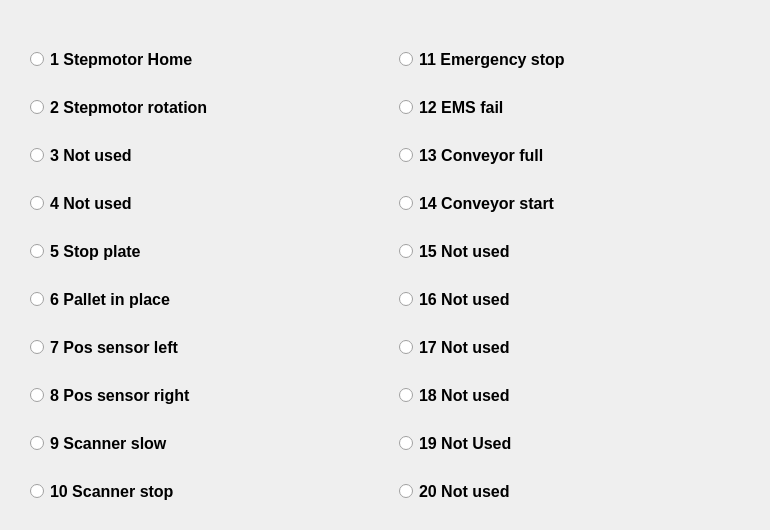
    <widget class="QWidget" name="tab">
     <attribute name="title">
      <string>Inputs</string>
     </attribute>
     <widget class="QWidget" name="layoutWidget">
      <property name="geometry">
       <rect>
        <x>30</x>
        <y>30</y>
        <width>731</width>
        <height>491</height>
       </rect>
      </property>
      <layout class="QGridLayout" name="gridLayout">
       <item row="6" column="1">
        <widget class="QRadioButton" name="radioButton_16">
         <property name="font">
          <font>
           <pointsize>12</pointsize>
           <weight>75</weight>
           <italic>false</italic>
           <bold>true</bold>
           <kerning>true</kerning>
          </font>
         </property>
         <property name="text">
          <string>16 Not used</string>
         </property>
         <property name="iconSize">
          <size>
           <width>24</width>
           <height>24</height>
          </size>
         </property>
        </widget>
       </item>
       <item row="2" column="0">
        <widget class="QRadioButton" name="radioButton_2">
         <property name="font">
          <font>
           <pointsize>12</pointsize>
           <weight>75</weight>
           <italic>false</italic>
           <bold>true</bold>
           <kerning>true</kerning>
          </font>
         </property>
         <property name="text">
          <string>2 Stepmotor rotation</string>
         </property>
         <property name="iconSize">
          <size>
           <width>24</width>
           <height>24</height>
          </size>
         </property>
        </widget>
       </item>
       <item row="3" column="0">
        <widget class="QRadioButton" name="radioButton_3">
         <property name="font">
          <font>
           <pointsize>12</pointsize>
           <weight>75</weight>
           <italic>false</italic>
           <bold>true</bold>
           <kerning>true</kerning>
          </font>
         </property>
         <property name="text">
          <string>3 Not used</string>
         </property>
         <property name="iconSize">
          <size>
           <width>24</width>
           <height>24</height>
          </size>
         </property>
        </widget>
       </item>
       <item row="4" column="1">
        <widget class="QRadioButton" name="radioButton_14">
         <property name="font">
          <font>
           <pointsize>12</pointsize>
           <weight>75</weight>
           <italic>false</italic>
           <bold>true</bold>
           <kerning>true</kerning>
          </font>
         </property>
         <property name="text">
          <string>14 Conveyor start</string>
         </property>
         <property name="iconSize">
          <size>
           <width>24</width>
           <height>24</height>
          </size>
         </property>
        </widget>
       </item>
       <item row="10" column="1">
        <widget class="QRadioButton" name="radioButton_19">
         <property name="font">
          <font>
           <pointsize>12</pointsize>
           <weight>75</weight>
           <italic>false</italic>
           <bold>true</bold>
           <kerning>true</kerning>
          </font>
         </property>
         <property name="text">
          <string>19 Not Used</string>
         </property>
         <property name="iconSize">
          <size>
           <width>24</width>
           <height>24</height>
          </size>
         </property>
        </widget>
       </item>
       <item row="5" column="1">
        <widget class="QRadioButton" name="radioButton_15">
         <property name="font">
          <font>
           <pointsize>12</pointsize>
           <weight>75</weight>
           <italic>false</italic>
           <bold>true</bold>
           <kerning>true</kerning>
          </font>
         </property>
         <property name="text">
          <string>15 Not used</string>
         </property>
         <property name="iconSize">
          <size>
           <width>24</width>
           <height>24</height>
          </size>
         </property>
        </widget>
       </item>
       <item row="8" column="1">
        <widget class="QRadioButton" name="radioButton_18">
         <property name="font">
          <font>
           <pointsize>12</pointsize>
           <weight>75</weight>
           <italic>false</italic>
           <bold>true</bold>
           <kerning>true</kerning>
          </font>
         </property>
         <property name="text">
          <string>18 Not used</string>
         </property>
         <property name="iconSize">
          <size>
           <width>24</width>
           <height>24</height>
          </size>
         </property>
        </widget>
       </item>
       <item row="2" column="1">
        <widget class="QRadioButton" name="radioButton_12">
         <property name="font">
          <font>
           <pointsize>12</pointsize>
           <weight>75</weight>
           <italic>false</italic>
           <bold>true</bold>
           <kerning>true</kerning>
          </font>
         </property>
         <property name="text">
          <string>12 EMS fail</string>
         </property>
         <property name="iconSize">
          <size>
           <width>24</width>
           <height>24</height>
          </size>
         </property>
        </widget>
       </item>
       <item row="3" column="1">
        <widget class="QRadioButton" name="radioButton_13">
         <property name="font">
          <font>
           <pointsize>12</pointsize>
           <weight>75</weight>
           <italic>false</italic>
           <bold>true</bold>
           <kerning>true</kerning>
          </font>
         </property>
         <property name="text">
          <string>13 Conveyor full</string>
         </property>
         <property name="iconSize">
          <size>
           <width>24</width>
           <height>24</height>
          </size>
         </property>
        </widget>
       </item>
       <item row="0" column="1">
        <widget class="QRadioButton" name="radioButton_11">
         <property name="font">
          <font>
           <pointsize>12</pointsize>
           <weight>75</weight>
           <italic>false</italic>
           <bold>true</bold>
           <kerning>true</kerning>
          </font>
         </property>
         <property name="text">
          <string>11 Emergency stop</string>
         </property>
         <property name="iconSize">
          <size>
           <width>24</width>
           <height>24</height>
          </size>
         </property>
        </widget>
       </item>
       <item row="7" column="1">
        <widget class="QRadioButton" name="radioButton_17">
         <property name="font">
          <font>
           <pointsize>12</pointsize>
           <weight>75</weight>
           <italic>false</italic>
           <bold>true</bold>
           <kerning>true</kerning>
          </font>
         </property>
         <property name="text">
          <string>17 Not used</string>
         </property>
         <property name="iconSize">
          <size>
           <width>24</width>
           <height>24</height>
          </size>
         </property>
        </widget>
       </item>
       <item row="4" column="0">
        <widget class="QRadioButton" name="radioButton_4">
         <property name="font">
          <font>
           <pointsize>12</pointsize>
           <weight>75</weight>
           <italic>false</italic>
           <bold>true</bold>
           <kerning>true</kerning>
          </font>
         </property>
         <property name="text">
          <string>4 Not used</string>
         </property>
         <property name="iconSize">
          <size>
           <width>24</width>
           <height>24</height>
          </size>
         </property>
        </widget>
       </item>
       <item row="0" column="0">
        <widget class="QRadioButton" name="radioButton_1">
         <property name="font">
          <font>
           <pointsize>12</pointsize>
           <weight>75</weight>
           <italic>false</italic>
           <bold>true</bold>
           <kerning>true</kerning>
          </font>
         </property>
         <property name="text">
          <string>1 Stepmotor Home</string>
         </property>
         <property name="iconSize">
          <size>
           <width>24</width>
           <height>24</height>
          </size>
         </property>
        </widget>
       </item>
       <item row="11" column="1">
        <widget class="QRadioButton" name="radioButton_20">
         <property name="font">
          <font>
           <pointsize>12</pointsize>
           <weight>75</weight>
           <italic>false</italic>
           <bold>true</bold>
           <kerning>true</kerning>
          </font>
         </property>
         <property name="text">
          <string>20 Not used</string>
         </property>
         <property name="iconSize">
          <size>
           <width>24</width>
           <height>24</height>
          </size>
         </property>
        </widget>
       </item>
       <item row="5" column="0">
        <widget class="QRadioButton" name="radioButton_5">
         <property name="font">
          <font>
           <pointsize>12</pointsize>
           <weight>75</weight>
           <italic>false</italic>
           <bold>true</bold>
           <kerning>true</kerning>
          </font>
         </property>
         <property name="text">
          <string>5 Stop plate</string>
         </property>
         <property name="iconSize">
          <size>
           <width>24</width>
           <height>24</height>
          </size>
         </property>
        </widget>
       </item>
       <item row="6" column="0">
        <widget class="QRadioButton" name="radioButton_6">
         <property name="font">
          <font>
           <pointsize>12</pointsize>
           <weight>75</weight>
           <italic>false</italic>
           <bold>true</bold>
           <kerning>true</kerning>
          </font>
         </property>
         <property name="text">
          <string>6 Pallet in place</string>
         </property>
         <property name="iconSize">
          <size>
           <width>24</width>
           <height>24</height>
          </size>
         </property>
        </widget>
       </item>
       <item row="7" column="0">
        <widget class="QRadioButton" name="radioButton_7">
         <property name="font">
          <font>
           <pointsize>12</pointsize>
           <weight>75</weight>
           <italic>false</italic>
           <bold>true</bold>
           <kerning>true</kerning>
          </font>
         </property>
         <property name="text">
          <string>7 Pos sensor left</string>
         </property>
         <property name="iconSize">
          <size>
           <width>24</width>
           <height>24</height>
          </size>
         </property>
        </widget>
       </item>
       <item row="8" column="0">
        <widget class="QRadioButton" name="radioButton_8">
         <property name="font">
          <font>
           <pointsize>12</pointsize>
           <weight>75</weight>
           <italic>false</italic>
           <bold>true</bold>
           <kerning>true</kerning>
          </font>
         </property>
         <property name="text">
          <string>8 Pos sensor right</string>
         </property>
         <property name="iconSize">
          <size>
           <width>24</width>
           <height>24</height>
          </size>
         </property>
        </widget>
       </item>
       <item row="10" column="0">
        <widget class="QRadioButton" name="radioButton_9">
         <property name="font">
          <font>
           <pointsize>12</pointsize>
           <weight>75</weight>
           <italic>false</italic>
           <bold>true</bold>
           <kerning>true</kerning>
          </font>
         </property>
         <property name="text">
          <string>9 Scanner slow</string>
         </property>
         <property name="iconSize">
          <size>
           <width>24</width>
           <height>24</height>
          </size>
         </property>
        </widget>
       </item>
       <item row="11" column="0">
        <widget class="QRadioButton" name="radioButton_10">
         <property name="font">
          <font>
           <pointsize>12</pointsize>
           <weight>75</weight>
           <italic>false</italic>
           <bold>true</bold>
           <kerning>true</kerning>
          </font>
         </property>
         <property name="text">
          <string>10 Scanner stop</string>
         </property>
         <property name="iconSize">
          <size>
           <width>24</width>
           <height>24</height>
          </size>
         </property>
        </widget>
       </item>
      </layout>
     </widget>
    </widget>
